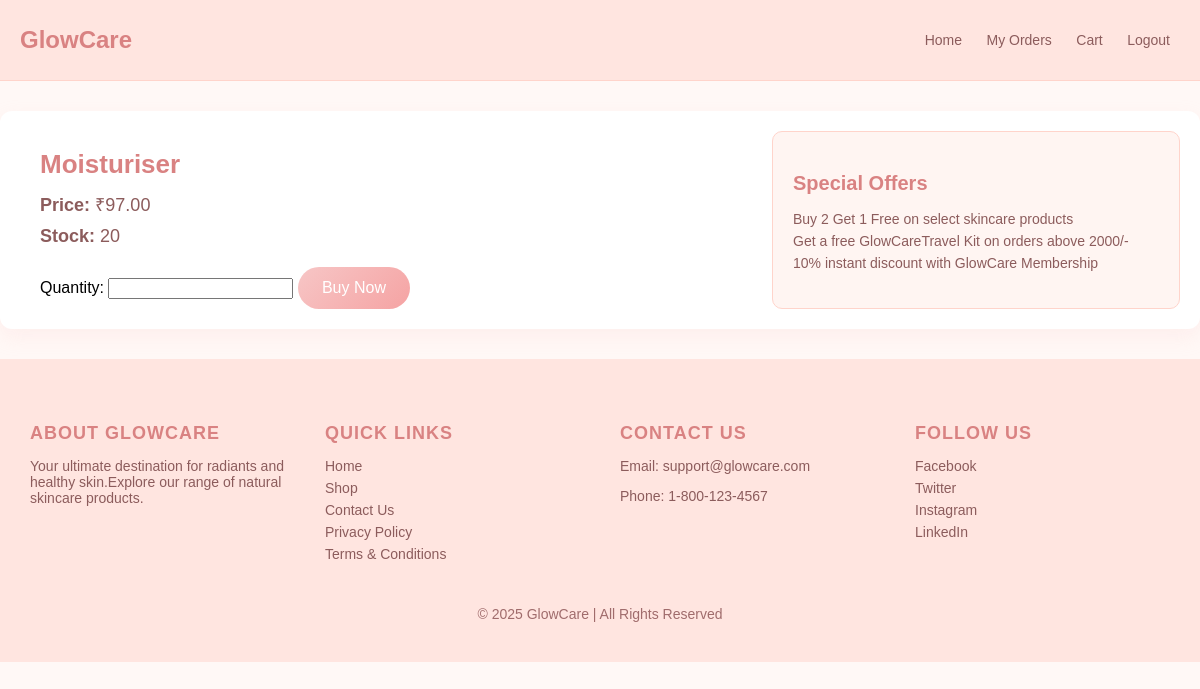
/order/13/ (signed in), run on the app's committed database.
### app/models.py (models this page shows, shortened)
class Product(models.Model):
    name = models.CharField(max_length=200)
    description = models.TextField()
    price = models.DecimalField(max_digits=10, decimal_places=2)
    stock = models.IntegerField()
    image = models.ImageField(upload_to='products/')
    category = models.CharField(max_length=100)

### app/views.py (the view, shortened to what this page needs)
# urls.py: path('order/<int:product_id>/', views.order_product, name='order_product'),
@login_required(login_url='login')
def order_product(request, product_id):
    product = get_object_or_404(Product, id=product_id)
    return render(request, 'order_product.html', {'product': product})

### templates/order_product.html (shortened to what this page needs)
 <!DOCTYPE html>
<html lang="en">
<head>
    {% load static %}
    <link rel="stylesheet" href="{% static 'css/order_product.css' %}">
</head>
<body>
    <header class="navbar">
        <h1 class="logo">GlowCare</h1>
        <nav>
            <a href="/">Home</a>
            <a href="{% url 'user_orders' %}">My Orders</a>
            <a href="{% url 'view_cart' %}">Cart</a>
            <a href="{% url 'logout' %}">Logout</a>
        </nav>
    </header>
    <div class="main-container">
        <div class="product-section">
            <div class="product-details">
                <h1>{{ product.name }}</h1>
                <p class="price"><strong>Price:</strong> ₹{{ product.price }}</p>
                <p class="stock"><strong>Stock:</strong> {{ product.stock }}</p>
                <form method="post">
                    <label for="quantity">Quantity:</label>
                    <input type="number" id="quantity" name="quantity" min="1" required>
                    <button type="submit" class="buy-now">Buy Now</button>
                </form>
            </div>
        </div>
        <div class="product-offers">
            <h3>Special Offers</h3>
            <ul>
                <li>Buy 2 Get 1 Free on select skincare products </li>
                <li>Get a free GlowCareTravel Kit on orders above 2000/- </li>
                <li>10% instant discount with GlowCare Membership </li>
            </ul>
        </div>
    </div>
    <footer>
      <div class="footer-container">
        <div class="footer-section">
          <h4>About GlowCare</h4>
          <p>Your ultimate destination for radiants and healthy skin.Explore our range of natural skincare products.</p>
        </div>
        <div class="footer-section">
          <h4>Quick Links</h4>
          <ul>
            <li><a href="/home">Home</a></li>
            <li><a href="/shop">Shop</a></li>
            <li><a href="/contact">Contact Us</a></li>
            <li><a href="/privacy-policy">Privacy Policy</a></li>
            <li><a href="/terms">Terms & Conditions</a></li>
          </ul>
        </div>
        <div class="footer-section">
          <h4>Contact Us</h4>
          <p>Email: support@glowcare.com</p>
          <p>Phone: 1-800-123-4567</p>
        </div>
        <div class="footer-section">
          <h4>Follow Us</h4>
          <ul>
            <li><a href="https://facebook.com/glowcare">Facebook</a></li>
            <li><a href="https://twitter.com/glowcare">Twitter</a></li>
            <li><a href="https://instagram.com/glowcare">Instagram</a></li>
            <li><a href="https://linkedin.com/company/glowcare">LinkedIn</a></li>
          </ul>
        </div>
      </div>
      <div class="footer-bottom">
        <p>&copy; 2025 GlowCare | All Rights Reserved</p>
      </div>
    </footer>
</body>
</html>

### static/css/order_product.css (style rules this page uses)
body, html { margin: 0; padding: 0; font-family: 'Poppins', sans-serif; background-color: #fff8f6; }
.navbar { display: flex; justify-content: space-between; align-items: center; background-color: #ffe5e0; color: #8c5c5c; padding: 10px 20px; border-bottom: 1px solid #ffd4cb; }
.navbar a { text-decoration: none; color: #8c5c5c; margin: 0 10px; font-size: 14px; transition: color 0.3s ease; }
.logo { font-size: 24px; font-weight: bold; color: #d98282; }
.main-container { display: flex; justify-content: space-between; max-width: 1200px; margin: 30px auto; padding: 20px; background-color: #ffffff; border-radius: 12px; box-shadow: 0px 8px 20px rgba(249, 200, 200, 0.2); }
.product-section { display: flex; flex: 2; }
.product-details { margin-left: 20px; flex: 1; }
.product-details h1 { font-size: 26px; margin-bottom: 12px; color: #d98282; }
.product-details .price, .product-details .stock { font-size: 18px; margin: 10px 0; color: #8c5c5c; }
.product-details form { margin-top: 20px; }
.buy-now { background: linear-gradient(135deg, #f7c6c6, #f5a3a3); color: white; padding: 12px 24px; border: none; border-radius: 30px; font-size: 16px; cursor: pointer; transition: background 0.3s ease; }
.product-offers { flex: 1; margin-left: 20px; padding: 20px; border: 1px solid #ffd4cb; border-radius: 10px; background-color: #fff5f2; }
.product-offers h3 { font-size: 20px; margin-bottom: 12px; color: #d98282; }
.product-offers ul { list-style: none; padding: 0; }
.product-offers li { font-size: 14px; margin: 6px 0; color: #8c5c5c; }
footer { background-color: #ffe5e0; color: #8c5c5c; padding: 40px 20px; font-family: 'Poppins', sans-serif; margin-top: auto; }
.footer-container { display: flex; justify-content: space-between; flex-wrap: wrap; gap: 20px; }
.footer-section { flex: 1; margin: 0 10px; min-width: 220px; }
.footer-section h4 { font-size: 18px; margin-bottom: 10px; text-transform: uppercase; letter-spacing: 1px; color: #d98282; }
.footer-section p, .footer-section ul { font-size: 14px; }
.footer-section ul { list-style: none; padding: 0; }
.footer-section ul li { margin: 6px 0; }
.footer-section ul li a { color: #8c5c5c; text-decoration: none; transition: color 0.3s ease; }
.footer-bottom { text-align: center; margin-top: 30px; font-size: 14px; color: #a06c6c; }
.footer-bottom p { margin: 0; }

### data on the page
Product: name "Moisturiser", price "97.00", stock "20"
